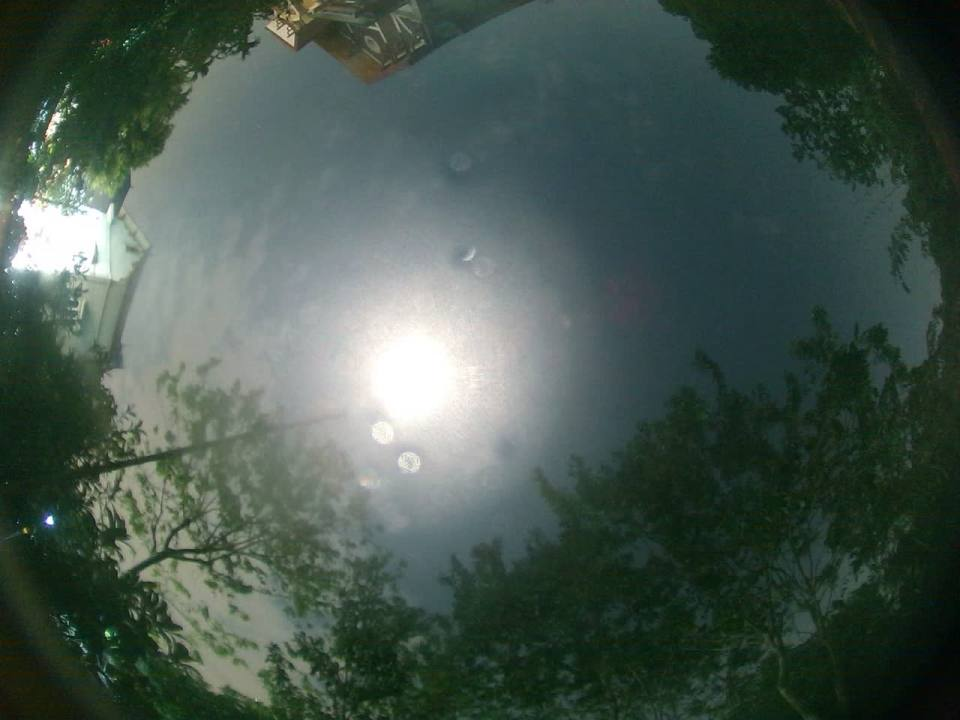
#> input picture tests/fixtures/cloud_audit/20261122_201753_009.jpg, 960 x 720 px; its folder holds only this picture in this run
$ python -i star_boost.py   (imports and definitions only)
#> lines starting #> are read from the running program, lines starting #| are printed output that depends on the picture; after the words box and inside, x2 and y2 are one past the last pixel; in counts of white or black regions, pixels touching at a corner belong together
#> further down, picture is the input picture: shape (720, 960, 3); mean B, G, R 78.1, 86.7, 70.7
"""
Star boost: software sum-binning for the night display frame.

Averaging NxN pixels (or downscaling the 5 MP frame to a 960 px live view) spreads a 1-2 px star
over its neighbours and it disappears into the sky. Sum-binning adds the NxN signal instead, so a
star gets ~N^2 times brighter while the noise only grows ~N times. Here the sum is taken over the
signal *above the local sky background*, in linear light, with a sliding NxN window: the frame keeps
its size (overlays and plate-solve coordinates stay valid), the sky brightness is unchanged (auto
exposure is not disturbed), and only pixels whose binned signal clearly exceeds the binned noise
are lifted, so the background does not get grainier.
"""

from typing import Optional

import cv2
import numpy as np

STAR_BOOST_BINS = (2, 3, 4)

# Display gamma of the frame: the RTS5869 RAW10 path applies v ** 0.62, ISP / libcamera output is ~sRGB
GAMMA_RAW10 = 0.62
GAMMA_SRGB = 1.0 / 2.2

# Local noise floor = this x the measured local mean |signal| (raise to lift fewer cloud specks, lower for more stars)
CLOUD_NOISE_SCALE = 1.5

_LUT_CACHE: dict = {}


def _to_linear_lut(gamma: float) -> np.ndarray:
    lut = _LUT_CACHE.get(gamma)
    if lut is None:
        lut = _LUT_CACHE[gamma] = ((np.arange(256, dtype=np.float32) / 255.0) ** (1.0 / gamma)).astype(np.float32)
    return lut


# [18 lines left out: function sky_polygon_mask, not called in this run]


def star_bin_boost(
    frame_bgr: np.ndarray,
    bin_factor: int = 3,
    threshold_sigma: float = 2.5,
    sky_mask: Optional[np.ndarray] = None,
    gamma: float = GAMMA_RAW10,
) -> np.ndarray:
    """Return a copy of an 8-bit BGR frame with stars sum-binned over an NxN window.

    bin_factor: NxN window (2..4). threshold_sigma: binned signal must exceed this many binned-noise
    sigmas before it is added. sky_mask: optional uint8/bool mask (same HxW) limiting the boost to the sky.
    gamma: display gamma of the frame (GAMMA_RAW10 or GAMMA_SRGB), used to work in linear light.
    """
#> called with bin_factor = 3, threshold_sigma = 2.5, gamma = 0.62
    n = int(bin_factor)
    if frame_bgr is None or frame_bgr.ndim != 3 or frame_bgr.dtype != np.uint8 or n < 2:
        return frame_bgr
    h, w = frame_bgr.shape[:2]
#> h = 720; w = 960
    lut = _to_linear_lut(float(gamma))

    # Luma in linear light (single channel: the colour planes are only touched where a star is lifted)
    y = cv2.LUT(cv2.cvtColor(frame_bgr, cv2.COLOR_BGR2GRAY), lut)
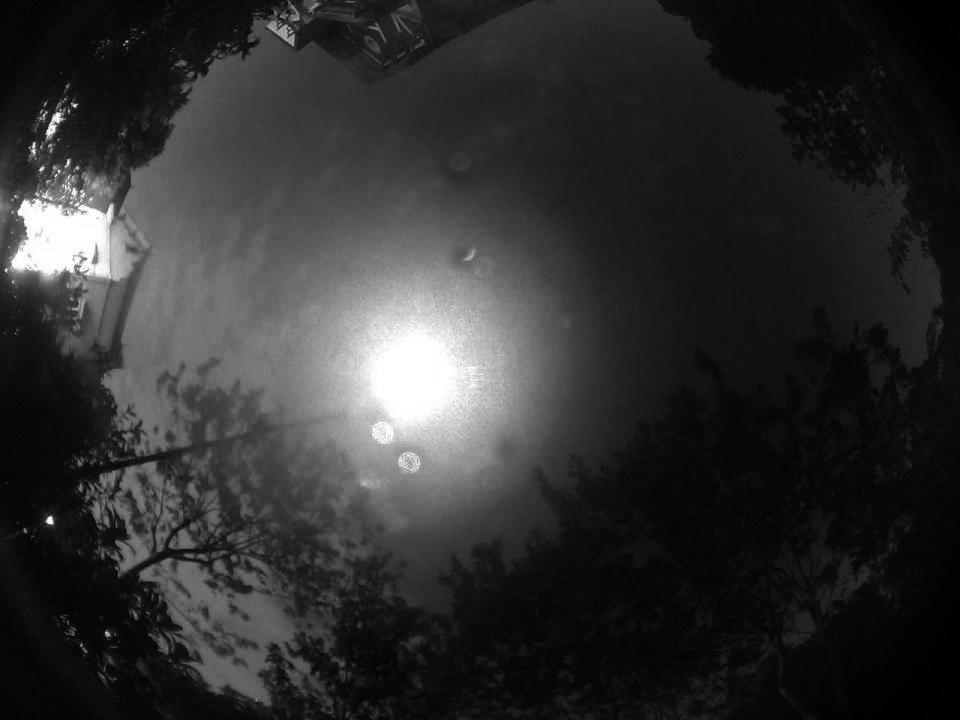
#> y: shape (720, 960) float32; min 0.00176, max 1, mean 0.19

    # Sky background: median of a 16x-reduced copy (stars vanish there), smoothed back to full size
    small = cv2.resize(y, (max(8, w // 16), max(8, h // 16)), interpolation=cv2.INTER_AREA)
    bg = cv2.resize(cv2.blur(cv2.medianBlur(small, 5), (3, 3)), (w, h), interpolation=cv2.INTER_LINEAR)
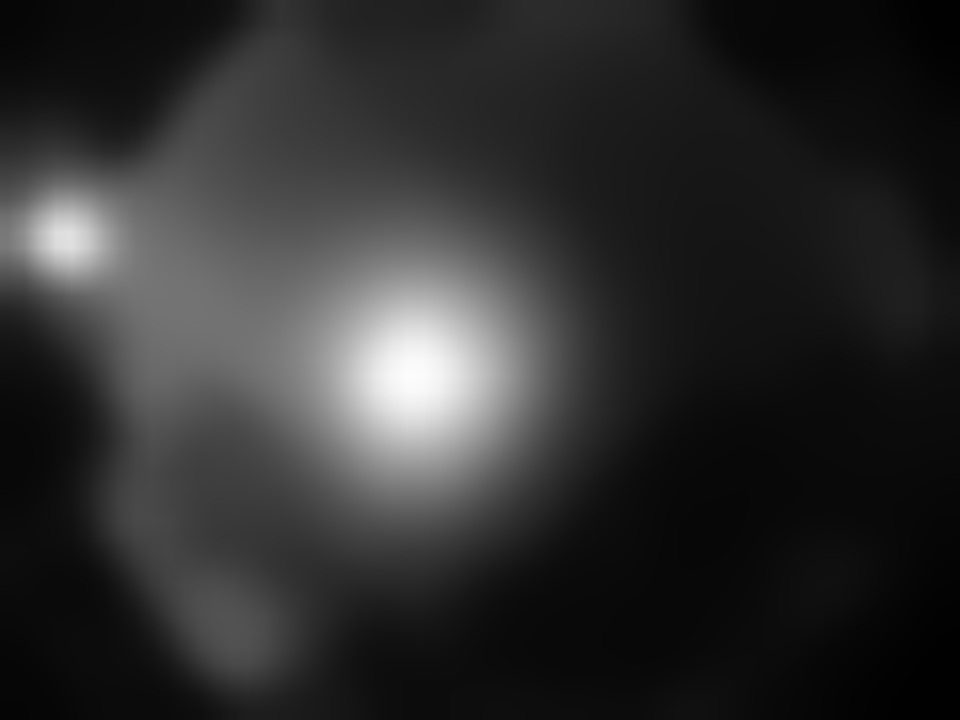
#> bg: shape (720, 960) float32; min 0.00446, max 0.99, mean 0.185
    d = y - bg

    # Binned signal: sum of the background-subtracted signal over the NxN window
    s = cv2.boxFilter(d, -1, (n, n), normalize=False, borderType=cv2.BORDER_REFLECT)

    # Per-pixel noise from a robust MAD over a sparse sample; summing n^2 pixels scales it by n
    sample = d[::7, ::7]
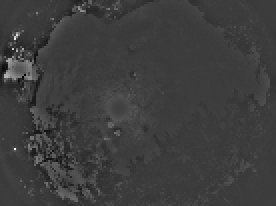
#> sample: shape (103, 138) float32 (shown 2 times larger); min -0.293, max 0.932, mean 0.00494; drawn with min black and max white
    sigma = 1.4826 * float(np.median(np.abs(sample - np.median(sample))))
#> sigma = 0.0149
    # Local noise floor: shot noise and cloud texture grow with brightness, so under cloud a global sigma
    # (dominated by the quiet clear sky) is far too low and every bright cloud speck would be lifted as a
    # "star" (white grain). Local mean |d| on the 16x-reduced grid, never below the global sigma.
    small_d = cv2.resize(np.abs(d), (small.shape[1], small.shape[0]), interpolation=cv2.INTER_AREA)
    sigma_map = 1.2533 * CLOUD_NOISE_SCALE * cv2.resize(cv2.blur(small_d, (5, 5)), (w, h), interpolation=cv2.INTER_LINEAR)
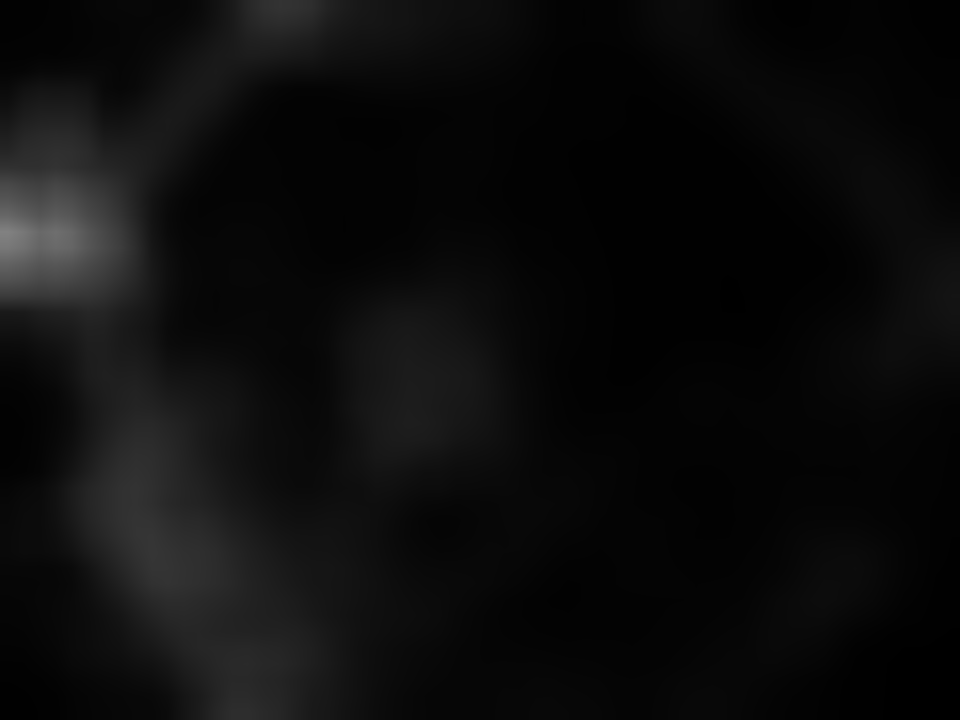
#> sigma_map: shape (720, 960) float32; min 0.00221, max 0.508, mean 0.0495
    thr = threshold_sigma * n * np.maximum(sigma_map, max(sigma, 1e-4))
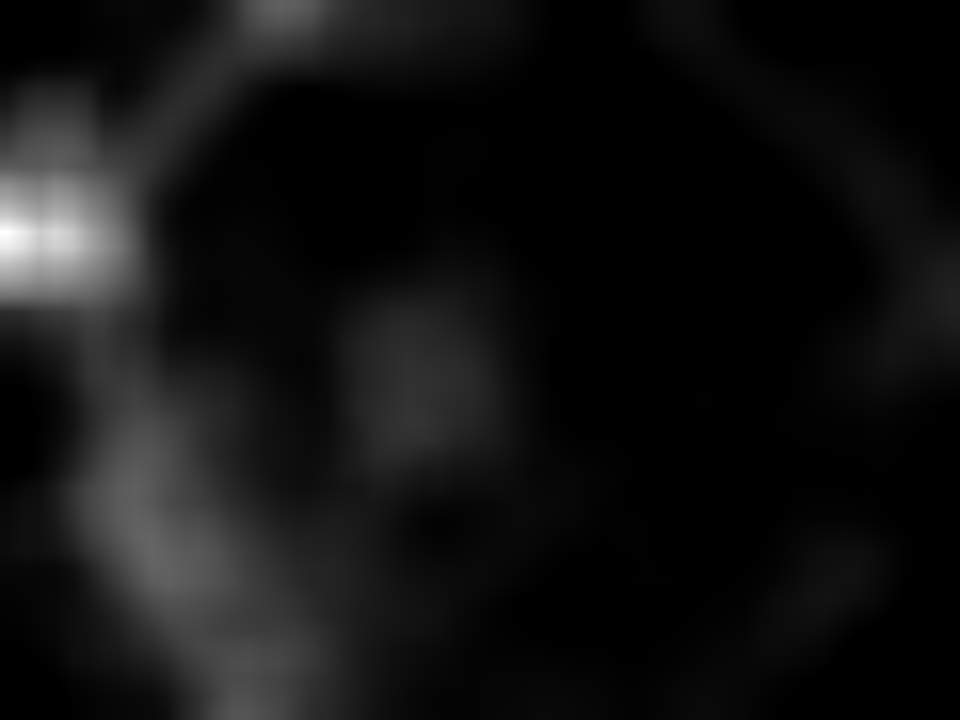
#> thr: shape (720, 960) float32; min 0.112, max 3.81, mean 0.382; drawn with min black and max white

    # Soft-threshold: only the part of the binned signal above the noise floor lifts the pixel
    lift = s - thr
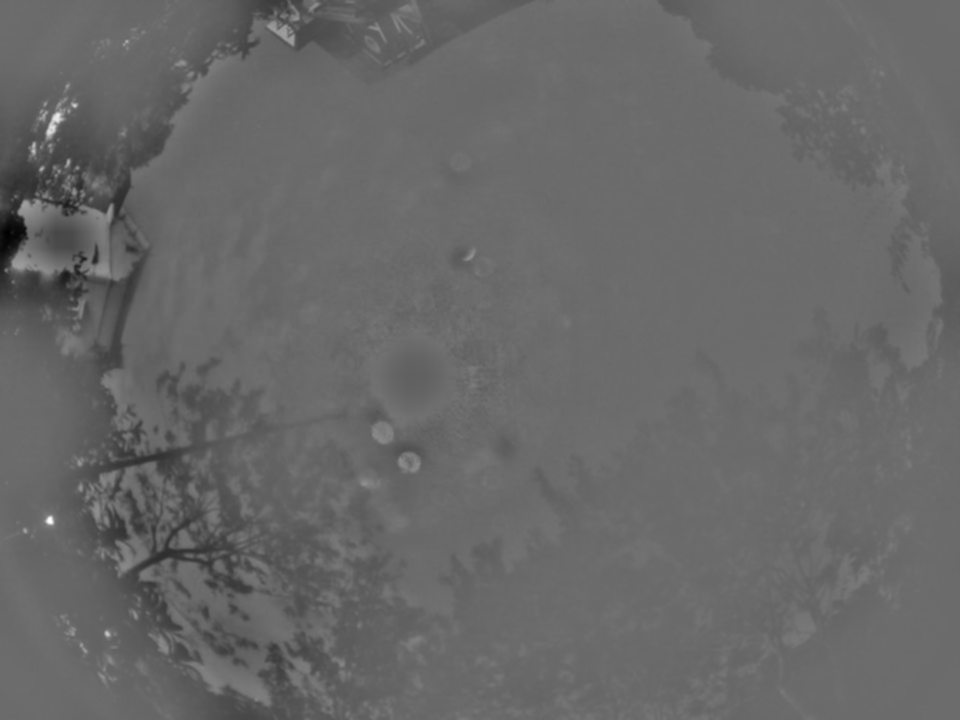
#> lift: shape (720, 960) float32; min -5.93, max 7.78, mean -0.335; drawn with min black and max white
    lift -= np.maximum(d, 0.0)
    if sky_mask is not None and sky_mask.shape[:2] == (h, w):
        # Feathered edge: a hard 0/1 cut shows the mask outline as a brightness step wherever the boost lifts
        # cloud grain next to it (moonlit cloud around the mast). Blur the mask on a reduced grid, scale back up.
        sw, sh = max(8, w // 8), max(8, h // 8)
        soft = cv2.GaussianBlur(cv2.resize((sky_mask != 0).astype(np.float32), (sw, sh), interpolation=cv2.INTER_AREA), (0, 0), 3.0)
        lift *= cv2.resize(soft, (w, h), interpolation=cv2.INTER_LINEAR)
    ys, xs = np.nonzero(lift > 0.0)
    out = frame_bgr.copy()
    if ys.size:
        px = lut[frame_bgr[ys, xs]] + lift[ys, xs][:, None]
        np.clip(px, 0.0, 1.0, out=px)
        out[ys, xs] = (np.power(px, gamma) * 255.0 + 0.5).astype(np.uint8)
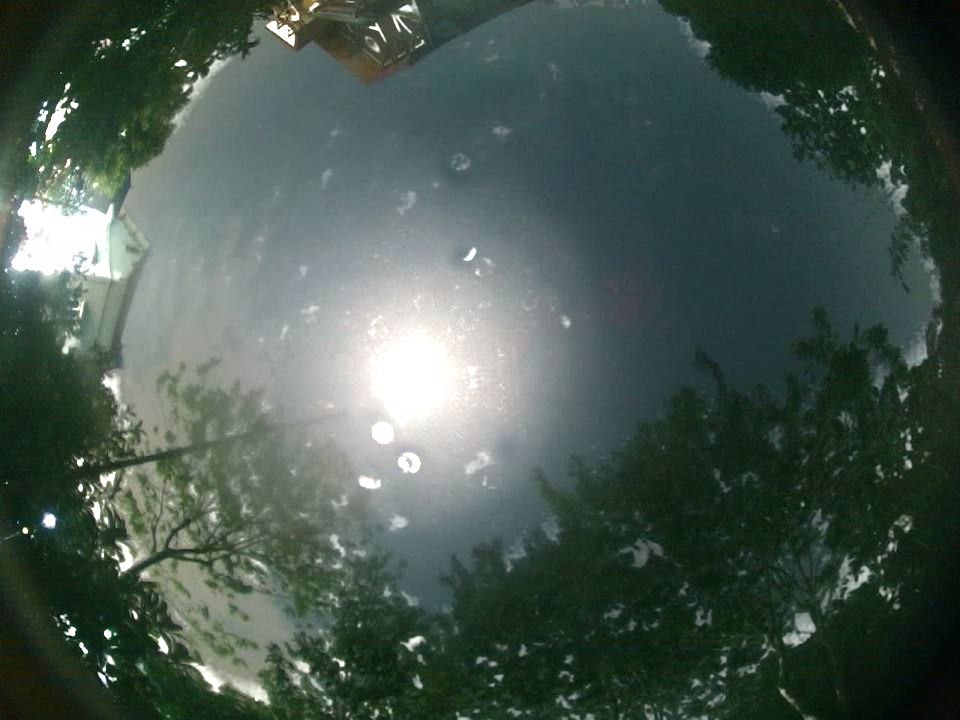
#> out: shape (720, 960, 3); 5.57% of pixels changed, all inside (x1, y1, x2, y2) = (0, 0, 942, 720)
    return out

>>> import cv2
>>> picture = cv2.imread('../../tests/fixtures/cloud_audit/20261122_201753_009.jpg')
>>> result = star_bin_boost(picture)

$ run again, on tests/fixtures/cloud_audit/20261122_205304_221.jpg
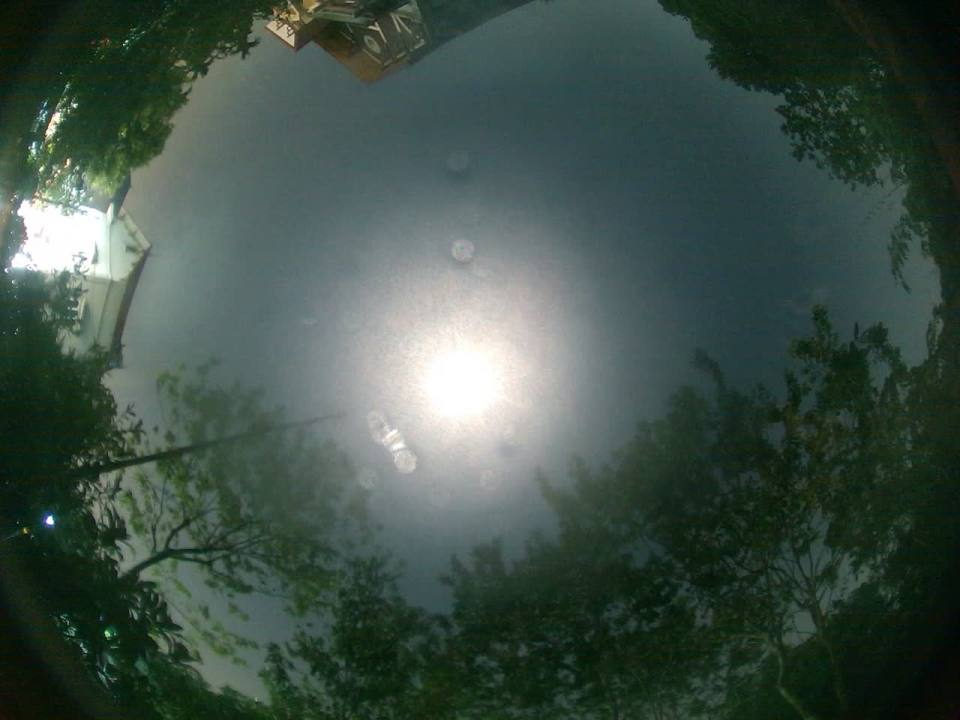
#> input picture tests/fixtures/cloud_audit/20261122_205304_221.jpg, 960 x 720 px
#> picture is the input picture: shape (720, 960, 3); mean B, G, R 71.7, 80.5, 63.6
#> in star_bin_boost, `bg = cv2.resize(cv2.blur(cv2.medianBlur(small, 5), (3, 3)), (w, h), in..`:
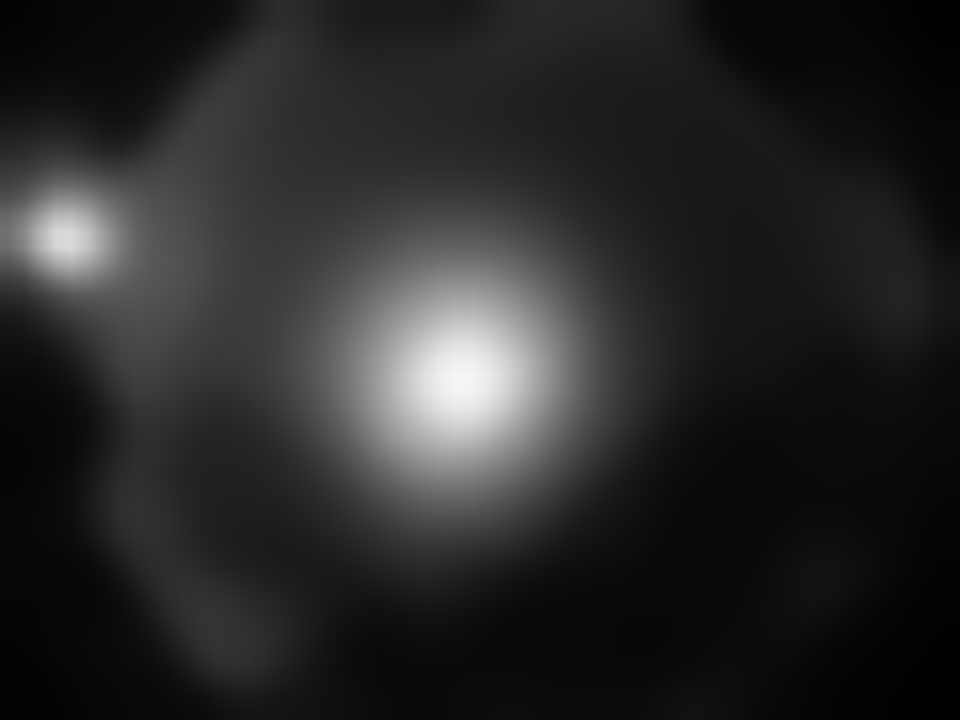
#> bg: shape (720, 960) float32; min 0.00416, max 0.965, mean 0.16
#> sigma = 0.0134
#> in star_bin_boost, `out[ys, xs] = (np.power(px, gamma) * 255.0 + 0.5).astype(np.uint8)`:
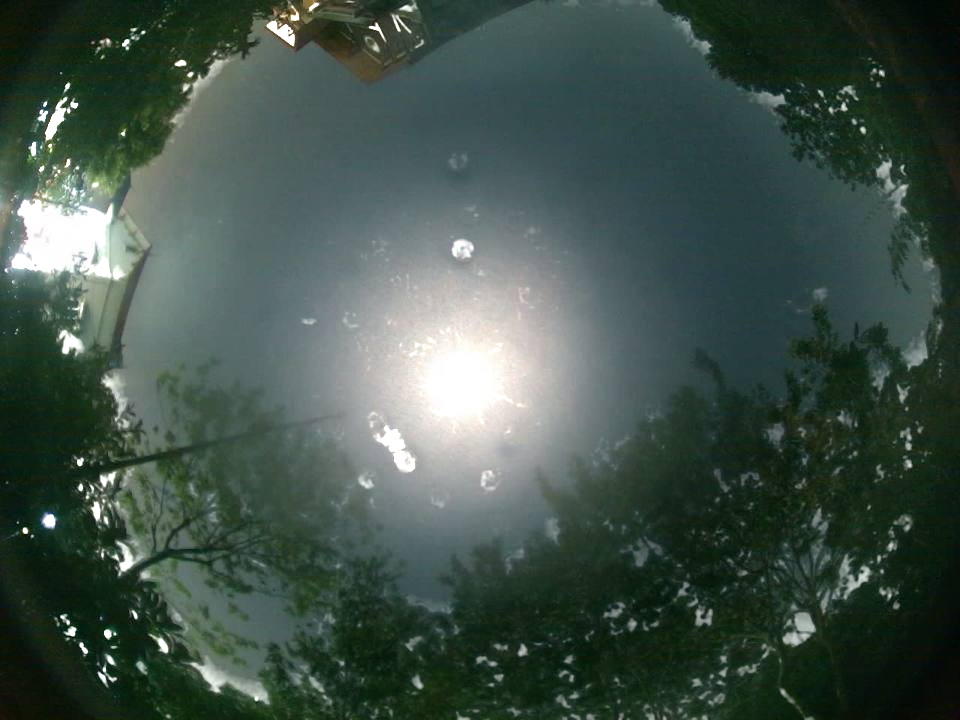
#> out: shape (720, 960, 3); 5.42% of pixels changed, all inside (x1, y1, x2, y2) = (5, 0, 942, 720)

$ run again, on tests/fixtures/cloud_audit/20261122_212820_789.jpg
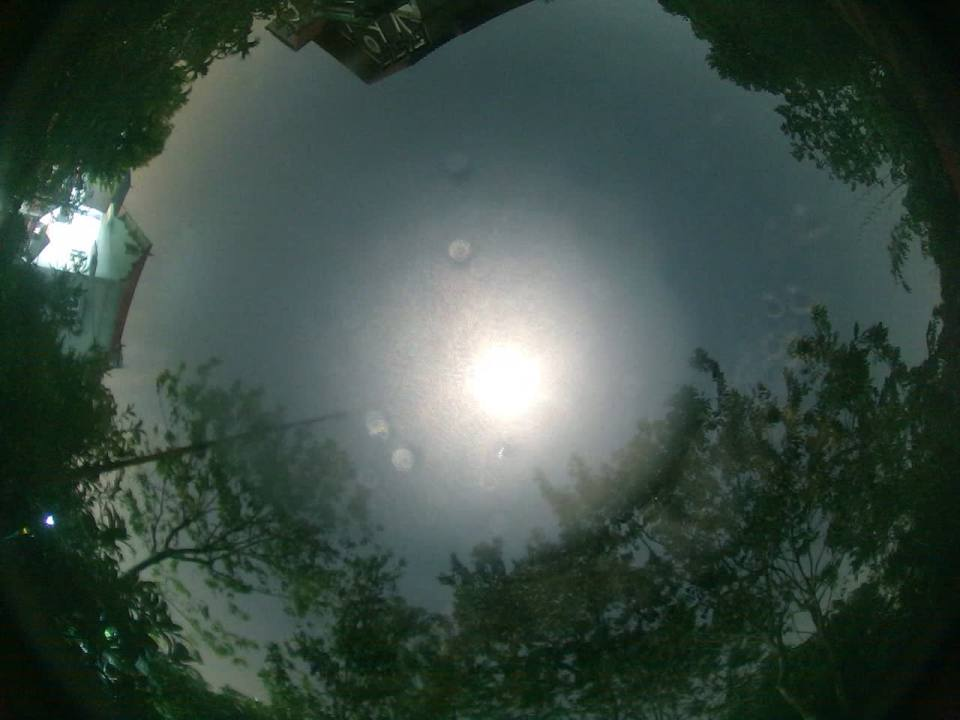
#> input picture tests/fixtures/cloud_audit/20261122_212820_789.jpg, 960 x 720 px
#> picture is the input picture: shape (720, 960, 3); mean B, G, R 67.7, 75.8, 59.6
#> in star_bin_boost, `sample = d[::7, ::7]`:
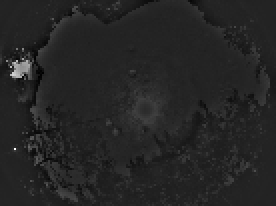
#> sample: shape (103, 138) float32 (shown 2 times larger); min -0.158, max 0.96, mean 0.00592; drawn with min black and max white
#> sigma = 0.0135
#> in star_bin_boost, `out[ys, xs] = (np.power(px, gamma) * 255.0 + 0.5).astype(np.uint8)`:
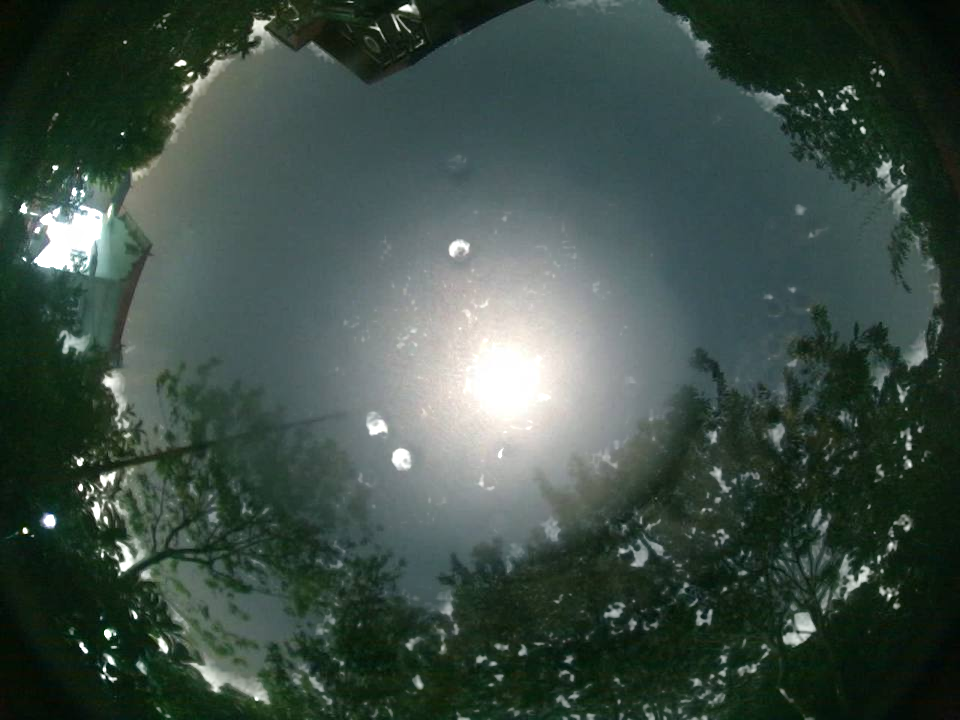
#> out: shape (720, 960, 3); 5.51% of pixels changed, all inside (x1, y1, x2, y2) = (6, 0, 942, 720)
